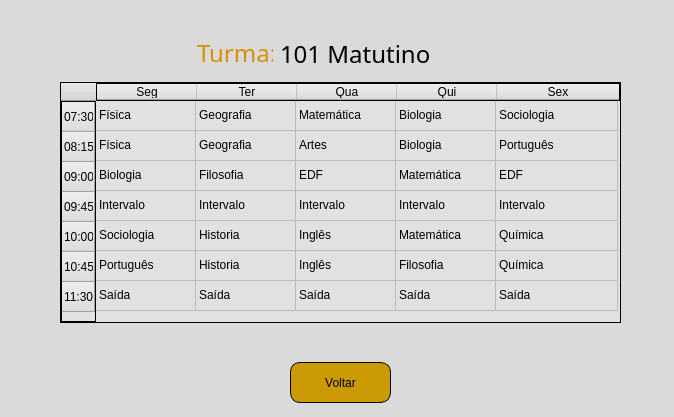
<?xml version="1.0" encoding="UTF-8"?>
<ui version="4.0">
 <class>MainWindow</class>
 <widget class="QMainWindow" name="MainWindow">
  <property name="geometry">
   <rect>
    <x>0</x>
    <y>0</y>
    <width>674</width>
    <height>417</height>
   </rect>
  </property>
  <property name="windowTitle">
   <string>Horarios</string>
  </property>
  <property name="styleSheet">
   <string notr="true">background-color: rgb(218, 218, 218);</string>
  </property>
  <widget class="QWidget" name="centralwidget">
   <widget class="QTableWidget" name="tabe101matutino">
    <property name="geometry">
     <rect>
      <x>60</x>
      <y>82</y>
      <width>561</width>
      <height>241</height>
     </rect>
    </property>
    <property name="styleSheet">
     <string notr="true">border: 1px solid black;
background-color: rgb(225, 225, 225);
border-color: rgb(0, 0, 0)
</string>
    </property>
    <attribute name="horizontalHeaderCascadingSectionResizes">
     <bool>false</bool>
    </attribute>
    <attribute name="horizontalHeaderStretchLastSection">
     <bool>true</bool>
    </attribute>
    <row>
     <property name="text">
      <string>07:30</string>
     </property>
    </row>
    <row>
     <property name="text">
      <string>08:15</string>
     </property>
    </row>
    <row>
     <property name="text">
      <string>09:00</string>
     </property>
    </row>
    <row>
     <property name="text">
      <string>09:45</string>
     </property>
    </row>
    <row>
     <property name="text">
      <string>10:00</string>
     </property>
    </row>
    <row>
     <property name="text">
      <string>10:45</string>
     </property>
    </row>
    <row>
     <property name="text">
      <string>11:30</string>
     </property>
    </row>
    <column>
     <property name="text">
      <string>Seg</string>
     </property>
    </column>
    <column>
     <property name="text">
      <string>Ter</string>
     </property>
    </column>
    <column>
     <property name="text">
      <string>Qua</string>
     </property>
    </column>
    <column>
     <property name="text">
      <string>Qui</string>
     </property>
    </column>
    <column>
     <property name="text">
      <string>Sex</string>
     </property>
    </column>
    <item row="0" column="0">
     <property name="text">
      <string>Física</string>
     </property>
    </item>
    <item row="0" column="1">
     <property name="text">
      <string>Geografia</string>
     </property>
    </item>
    <item row="0" column="2">
     <property name="text">
      <string>Matemática</string>
     </property>
    </item>
    <item row="0" column="3">
     <property name="text">
      <string>Biologia</string>
     </property>
    </item>
    <item row="0" column="4">
     <property name="text">
      <string>Sociologia</string>
     </property>
    </item>
    <item row="1" column="0">
     <property name="text">
      <string>Física</string>
     </property>
    </item>
    <item row="1" column="1">
     <property name="text">
      <string>Geografia</string>
     </property>
    </item>
    <item row="1" column="2">
     <property name="text">
      <string>Artes</string>
     </property>
    </item>
    <item row="1" column="3">
     <property name="text">
      <string>Biologia</string>
     </property>
    </item>
    <item row="1" column="4">
     <property name="text">
      <string>Português</string>
     </property>
    </item>
    <item row="2" column="0">
     <property name="text">
      <string>Biologia</string>
     </property>
    </item>
    <item row="2" column="1">
     <property name="text">
      <string>Filosofia</string>
     </property>
    </item>
    <item row="2" column="2">
     <property name="text">
      <string>EDF</string>
     </property>
    </item>
    <item row="2" column="3">
     <property name="text">
      <string>Matemática</string>
     </property>
    </item>
    <item row="2" column="4">
     <property name="text">
      <string>EDF</string>
     </property>
    </item>
    <item row="3" column="0">
     <property name="text">
      <string>Intervalo</string>
     </property>
     <property name="background">
      <brush brushstyle="NoBrush">
       <color alpha="255">
        <red>0</red>
        <green>0</green>
        <blue>0</blue>
       </color>
      </brush>
     </property>
     <property name="foreground">
      <brush brushstyle="NoBrush">
       <color alpha="255">
        <red>255</red>
        <green>0</green>
        <blue>0</blue>
       </color>
      </brush>
     </property>
    </item>
    <item row="3" column="1">
     <property name="text">
      <string>Intervalo</string>
     </property>
     <property name="foreground">
      <brush brushstyle="NoBrush">
       <color alpha="255">
        <red>255</red>
        <green>0</green>
        <blue>0</blue>
       </color>
      </brush>
     </property>
    </item>
    <item row="3" column="2">
     <property name="text">
      <string>Intervalo</string>
     </property>
     <property name="foreground">
      <brush brushstyle="NoBrush">
       <color alpha="255">
        <red>255</red>
        <green>0</green>
        <blue>0</blue>
       </color>
      </brush>
     </property>
    </item>
    <item row="3" column="3">
     <property name="text">
      <string>Intervalo</string>
     </property>
     <property name="foreground">
      <brush brushstyle="NoBrush">
       <color alpha="255">
        <red>255</red>
        <green>0</green>
        <blue>0</blue>
       </color>
      </brush>
     </property>
    </item>
    <item row="3" column="4">
     <property name="text">
      <string>Intervalo</string>
     </property>
     <property name="foreground">
      <brush brushstyle="NoBrush">
       <color alpha="255">
        <red>255</red>
        <green>0</green>
        <blue>0</blue>
       </color>
      </brush>
     </property>
    </item>
    <item row="4" column="0">
     <property name="text">
      <string>Sociologia</string>
     </property>
    </item>
    <item row="4" column="1">
     <property name="text">
      <string>Historia</string>
     </property>
    </item>
    <item row="4" column="2">
     <property name="text">
      <string>Inglês</string>
     </property>
    </item>
    <item row="4" column="3">
     <property name="text">
      <string>Matemática</string>
     </property>
    </item>
    <item row="4" column="4">
     <property name="text">
      <string>Química</string>
     </property>
    </item>
    <item row="5" column="0">
     <property name="text">
      <string>Português</string>
     </property>
    </item>
    <item row="5" column="1">
     <property name="text">
      <string>Historia</string>
     </property>
    </item>
    <item row="5" column="2">
     <property name="text">
      <string>Inglês</string>
     </property>
    </item>
    <item row="5" column="3">
     <property name="text">
      <string>Filosofia</string>
     </property>
    </item>
    <item row="5" column="4">
     <property name="text">
      <string>Química</string>
     </property>
    </item>
    <item row="6" column="0">
     <property name="text">
      <string>Saída</string>
     </property>
     <property name="background">
      <brush brushstyle="NoBrush">
       <color alpha="255">
        <red>0</red>
        <green>0</green>
        <blue>0</blue>
       </color>
      </brush>
     </property>
     <property name="foreground">
      <brush brushstyle="NoBrush">
       <color alpha="255">
        <red>85</red>
        <green>170</green>
        <blue>0</blue>
       </color>
      </brush>
     </property>
    </item>
    <item row="6" column="1">
     <property name="text">
      <string>Saída</string>
     </property>
     <property name="foreground">
      <brush brushstyle="NoBrush">
       <color alpha="255">
        <red>85</red>
        <green>170</green>
        <blue>0</blue>
       </color>
      </brush>
     </property>
    </item>
    <item row="6" column="2">
     <property name="text">
      <string>Saída</string>
     </property>
     <property name="foreground">
      <brush brushstyle="NoBrush">
       <color alpha="255">
        <red>85</red>
        <green>170</green>
        <blue>0</blue>
       </color>
      </brush>
     </property>
    </item>
    <item row="6" column="3">
     <property name="text">
      <string>Saída</string>
     </property>
     <property name="foreground">
      <brush brushstyle="NoBrush">
       <color alpha="255">
        <red>85</red>
        <green>170</green>
        <blue>0</blue>
       </color>
      </brush>
     </property>
    </item>
    <item row="6" column="4">
     <property name="text">
      <string>Saída</string>
     </property>
     <property name="foreground">
      <brush brushstyle="NoBrush">
       <color alpha="255">
        <red>85</red>
        <green>170</green>
        <blue>0</blue>
       </color>
      </brush>
     </property>
    </item>
   </widget>
   <widget class="QPushButton" name="btnvoltar1">
    <property name="geometry">
     <rect>
      <x>290</x>
      <y>362</y>
      <width>101</width>
      <height>41</height>
     </rect>
    </property>
    <property name="styleSheet">
     <string notr="true">border: 1px solid black;
background-color: rgb(203, 154, 4);
border-radius:10px</string>
    </property>
    <property name="text">
     <string>Voltar</string>
    </property>
   </widget>
   <widget class="QLabel" name="label_2">
    <property name="geometry">
     <rect>
      <x>197</x>
      <y>37</y>
      <width>76</width>
      <height>31</height>
     </rect>
    </property>
    <property name="font">
     <font>
      <family>Yu Gothic Medium</family>
      <pointsize>18</pointsize>
     </font>
    </property>
    <property name="styleSheet">
     <string notr="true">
color: rgb(213, 142, 0);</string>
    </property>
    <property name="text">
     <string>Turma:</string>
    </property>
   </widget>
   <widget class="QLabel" name="label_3">
    <property name="geometry">
     <rect>
      <x>280</x>
      <y>40</y>
      <width>201</width>
      <height>27</height>
     </rect>
    </property>
    <property name="font">
     <font>
      <family>Yu Gothic Medium</family>
      <pointsize>18</pointsize>
     </font>
    </property>
    <property name="styleSheet">
     <string notr="true">color: rgb(0, 0, 0);</string>
    </property>
    <property name="text">
     <string>101 Matutino</string>
    </property>
   </widget>
  </widget>
 </widget>
 <resources/>
 <connections/>
</ui>
